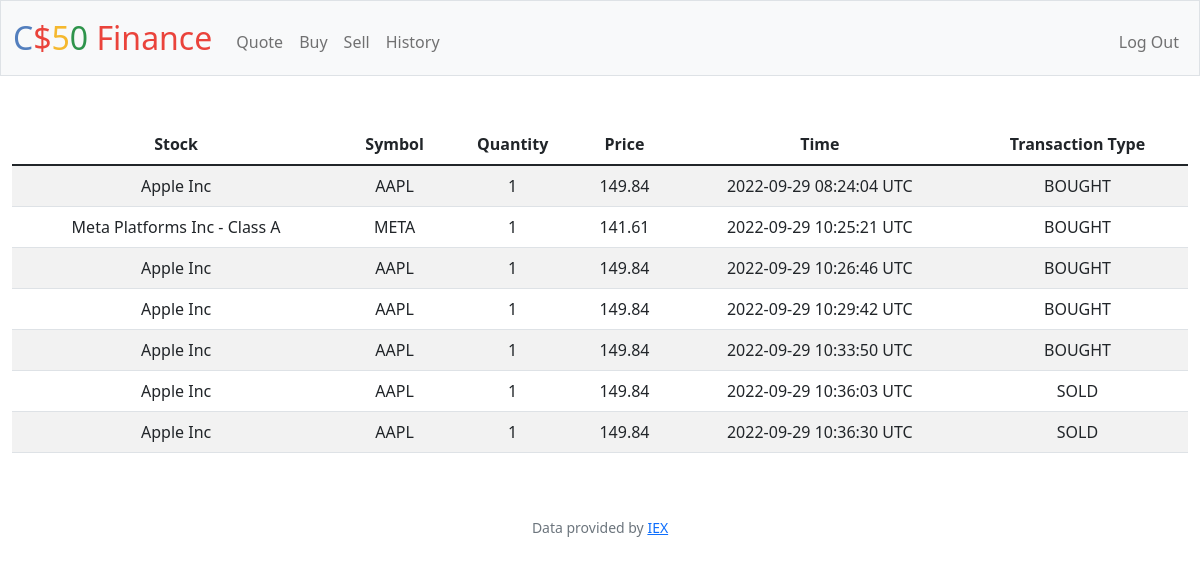
Page /history (signed in) on the earlier database version.
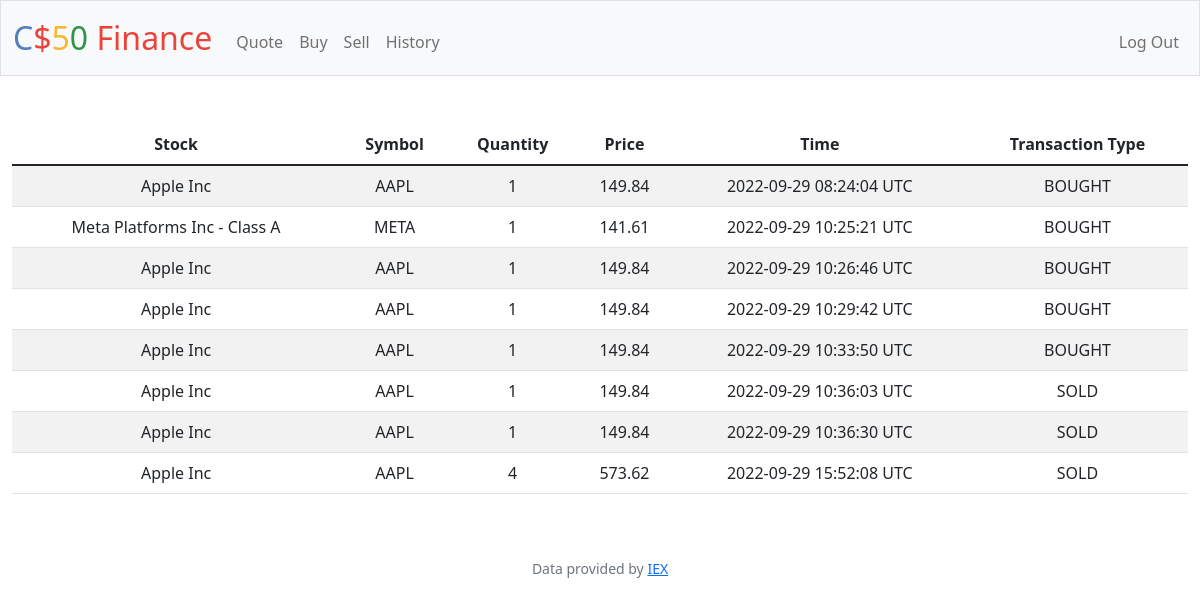
Same page on the later database version.
### tables this page shows
CREATE TABLE stocks_history (id INTEGER PRIMARY KEY AUTOINCREMENT NOT NULL, stock_name TEXT NOT NULL, stock_count INTEGER NOT NULL, time TEXT NOT NULL, user_id INT, stock_symbol TEXT NOT NULL, price INTEGER NOT NULL, transaction_type TEXT NOT NULL, FOREIGN KEY(user_id) REFERENCES users(id));

### app.py (the view)
@app.route("/history")
@login_required
def history():
    stock_history = db.execute("SELECT stock_name, stock_count, time, stock_symbol, price, transaction_type FROM stocks_history WHERE user_id = ?", session["user_id"])
    return render_template("history.html",stock_history = stock_history)

### app.py (called while the page is built)
@app.after_request
def after_request(response):
    response.headers["Cache-Control"] = "no-cache, no-store, must-revalidate"
    response.headers["Expires"] = 0
    response.headers["Pragma"] = "no-cache"
    return response

### helpers.py (called while the page is built)
def login_required(f):
    @wraps(f)
    def decorated_function(*args, **kwargs):
        if session.get("user_id") is None:
            return redirect("/login")
        return f(*args, **kwargs)
    return decorated_function

### templates/history.html (shortened to what this page needs)
{% extends "layout.html" %}
{% block main %}
        <div class="mb-3">
            <table class="table table-striped table-hover">
                <thead>
                    <tr>
                        <th>Stock</th>
                        <th>Symbol</th>
                        <th>Quantity</th>
                        <th>Price</th>
                        <th>Time</th>
                        <th>Transaction Type</th>
                    </tr>
                </thead>
                {% for stock in stock_history %}
                <tr>
                    <td>{{stock.stock_name}}</td>
                    <td>{{stock.stock_symbol}}</td>
                    <td>{{stock.stock_count}}</td>
                    <td>{{stock.price}}</td>
                    <td>{{stock.time}} UTC</td>
                    <td>{{stock.transaction_type}}</td>
                </tr>
                {% endfor %}
            </table>
        </div>
{% endblock %}

### templates/layout.html (shortened to what this page needs)
<!DOCTYPE html>
<html lang="en">
    <head>
        <link href="https://cdn.jsdelivr.net/npm/bootstrap@5.1.3/dist/css/bootstrap.min.css" rel="stylesheet">
        <link href="/static/styles.css" rel="stylesheet">
    </head>
    <body>
        <nav class="bg-light border navbar navbar-expand-md navbar-light">
            <div class="container-fluid">
                <a class="navbar-brand" href="/"><span class="blue">C</span><span class="red">$</span><span class="yellow">5</span><span class="green">0</span> <span class="red">Finance</span></a>
                <div class="collapse navbar-collapse" id="navbar">
                    {% if session["user_id"] %}
                        <ul class="navbar-nav me-auto mt-2">
                            <li class="nav-item"><a class="nav-link" href="/quote">Quote</a></li>
                            <li class="nav-item"><a class="nav-link" href="/buy">Buy</a></li>
                            <li class="nav-item"><a class="nav-link" href="/sell">Sell</a></li>
                            <li class="nav-item"><a class="nav-link" href="/history">History</a></li>
                        </ul>
                        <ul class="navbar-nav ms-auto mt-2">
                            <li class="nav-item"><a class="nav-link" href="/logout">Log Out</a></li>
                        </ul>
                    {% else %}
                        <ul class="navbar-nav ms-auto mt-2">
                            <li class="nav-item"><a class="nav-link" href="/register">Register</a></li>
                            <li class="nav-item"><a class="nav-link" href="/login">Log In</a></li>
                        </ul>
                    {% endif %}
                </div>
            </div>
        </nav>
        <main class="container-fluid py-5 text-center">
            {% block main %}{% endblock %}
        </main>
        <footer class="mb-5 small text-center text-muted">
            Data provided by <a href="https://iexcloud.io/">IEX</a>
        </footer>
    </body>
</html>

### static/styles.css (style rules this page uses)
nav .navbar-brand { font-size: xx-large; }
nav .navbar-brand .blue { color: #537fbe; }
nav .navbar-brand .red { color: #ea433b; }
nav .navbar-brand .yellow { color: #f5b82e; }
nav .navbar-brand .green { color: #2e944b; }

Differences in the rows shown:
added stocks_history: stock_name "Apple Inc", stock_symbol "AAPL", stock_count "4", price "573.62", time "2022-09-29 15:52:08", transaction_type "SOLD"
